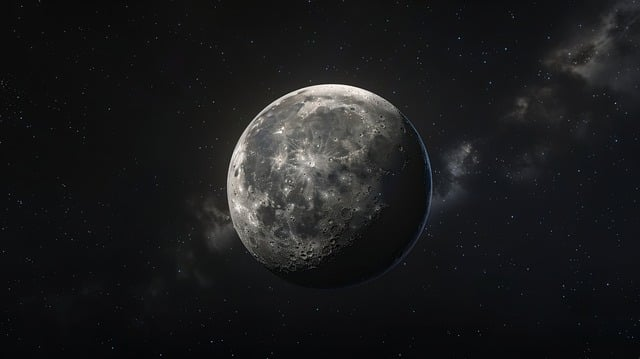
#> input picture AssignmentFiles/test_img.jpg, 640 x 359 px
$ jupyter execute --allow-errors 1210708_file.ipynb   (shell and % lines are left out)
#> lines starting #> are read from the running program, lines starting #| are printed output that depends on the picture
### AssignmentFiles/utils/algorithms.py

import cv2 as cv
import matplotlib.pyplot as plt
import os
import numpy as np
from sklearn.cluster import KMeans
import faiss
import time


def sift(img , test=False):
    """
    SIFT algorithm implementation
    :param img: input image
    :return: keypoints, descriptors
    """

    #if the image is colored, convert it to gray
    if len(img.shape) == 3:
        img = cv.cvtColor(img, cv.COLOR_BGR2GRAY)

    sift = cv.SIFT_create()
    keypoints, descriptors = sift.detectAndCompute(img, None)

    if test:
        image_keypoints = cv.drawKeypoints(img, keypoints, cv.DRAW_MATCHES_FLAGS_DRAW_RICH_KEYPOINTS)
        plt.imshow(image_keypoints)

    return keypoints, descriptors


def orb(img, test=False):

    #if the image is colored, convert it to gray
    if len(img.shape) == 3:
        img = cv.cvtColor(img, cv.COLOR_BGR2GRAY)

    orb = cv.ORB_create()
    keypoints, descriptors = orb.detectAndCompute(img, None)

    if test:
        image_keypoints = cv.drawKeypoints(img, keypoints, cv.DRAW_MATCHES_FLAGS_DRAW_RICH_KEYPOINTS)
        plt.imshow(image_keypoints)

    return keypoints, descriptors


# [186 lines left out: functions extract_features, get_vbow_featureVectors, get_vbow_featureVector, compute_tfidf_weights, cluster_vbow, not called in this run]


### AssignmentFiles/1210708_file.ipynb
# ENCS5343 :Computer Vision
<h4>Assignment 2: <br> Arabic Handwritten Text Identification Using Local Feature Extraction Techniques </h4>

<h4> <b>Mohammed Abed Alkareem - 1210708</b> </h4>

[cell 1]
# install faiss-gpu for faster clustering

[cell 2]
from utils.algorithms import extract_features , sift, orb
import zipfile
import cv2 as cv
import pandas as pd
import os
from sklearn.model_selection import train_test_split
import seaborn as sns
import matplotlib.pyplot as plt

## Test SIFT and ORB on a single Image

[cell 3]
img1 = cv.imread('test_img.jpg', cv.IMREAD_GRAYSCALE)
#> img1: shape (359, 640); min 0, max 255, mean 27.5
img2 = cv.imread('test_img2.jpg', cv.IMREAD_GRAYSCALE)
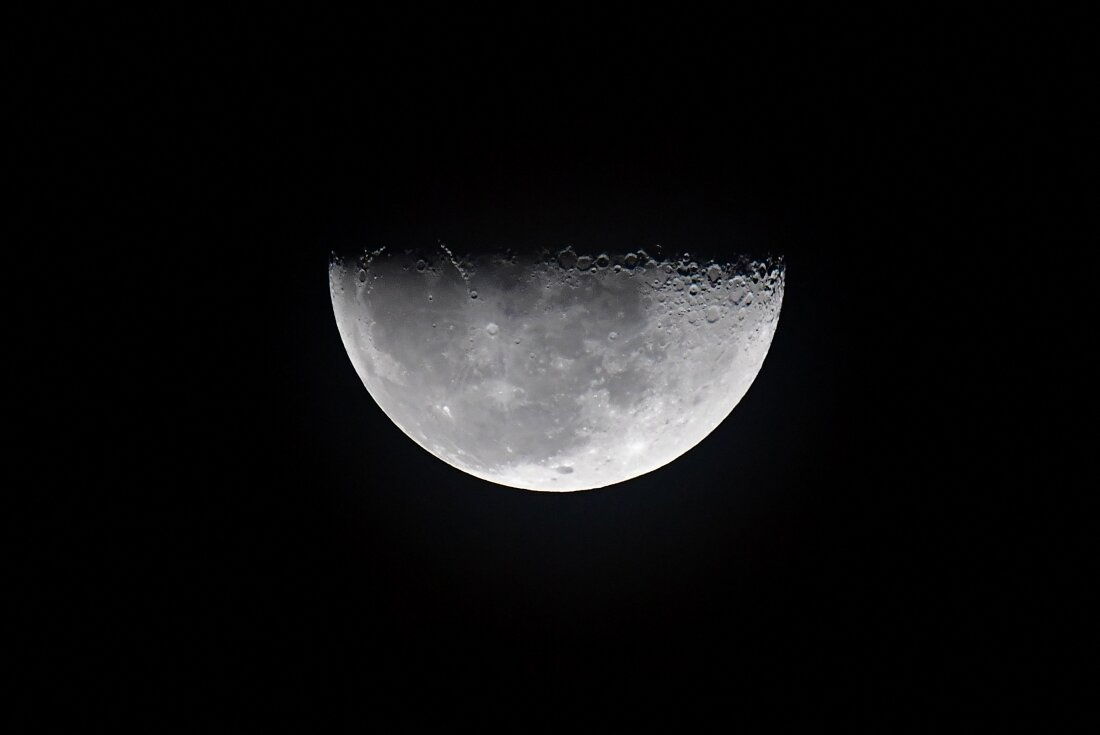
#> input picture AssignmentFiles/test_img2.jpg, 1100 x 735 px
#> img2: shape (735, 1100); min 0, max 255, mean 15.9

### SIFT

[cell 4]
keypoints1, descriptors1 = sift(img1 , test=True)
#> in sift, `keypoints, descriptors = sift.detectAndCompute(img, None)`: keypoints = 200 keypoints; strongest (x, y, size): (238, 155, 11), (277, 102, 4.2), (236, 175, 2.5), (312, 90, 6.9)
#> in sift, `image_keypoints = cv.drawKeypoints(img, keypoints, cv.DRAW_MATCHES_FLA..`:
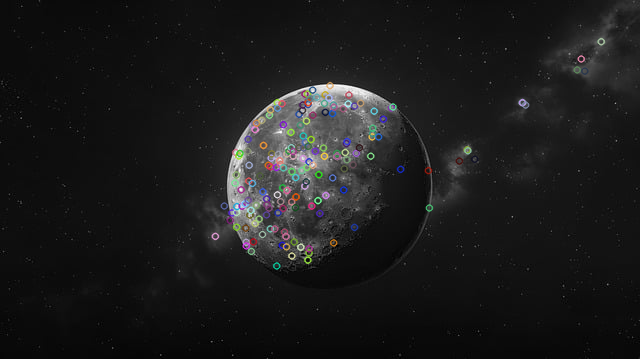
#> image_keypoints: shape (359, 640, 3); mean of channels 0, 1, 2 27.9, 27.9, 27.9; drawn as B, G, R
#> keypoints1 has the same summary as keypoints in sift

[cell 5]
keypoints2, descriptors2 = sift(img2 , test=True)
#> in sift (call 2), `keypoints, descriptors = sift.detectAndCompute(img, None)`: keypoints = 322 keypoints; strongest (x, y, size): (591, 396, 193.8), (763, 265, 2.8), (782, 274, 2.4), (449, 252, 1.9)
#> keypoints2 has the same summary as keypoints in sift

[cell 6]
len(keypoints1)
#> Out = 200

[cell 7]
descriptors1.shape
#> Out = (200, 128)

[cell 8]
# Match descriptors using Brute-Force matcher
bf = cv.BFMatcher()
matches = bf.knnMatch(descriptors1, descriptors2, k=2)
#> matches = 200 matches

# Filter matches using Lowe's ratio test
good_matches = [m for m, n in matches if m.distance < 0.7 * n.distance]
#> good_matches = 4 matches

print(f"Number of good matches: {len(good_matches)}")
#| Number of good matches: 4

# Draw matches
matched_image = cv.drawMatches(
    img1, keypoints1, img2, keypoints2, good_matches, None, flags=cv.DrawMatchesFlags_NOT_DRAW_SINGLE_POINTS
)
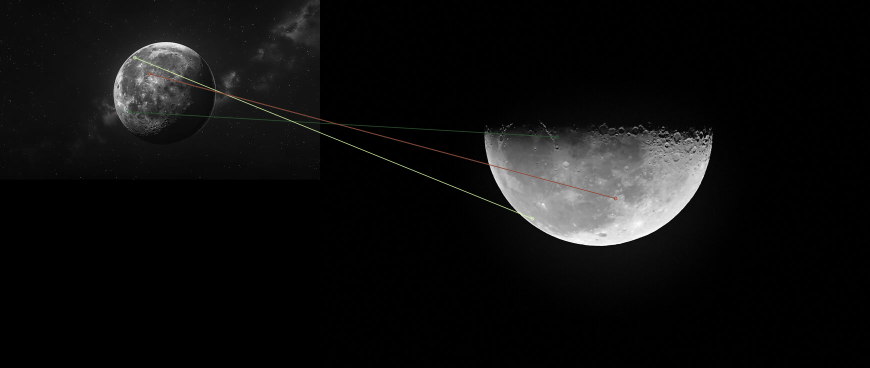
#> matched_image: shape (735, 1740, 3) (shown at 1/2 size); mean of channels 0, 1, 2 15.1, 15.3, 15.3; drawn as B, G, R

# Display the result
plt.figure(figsize=(12, 6))
plt.imshow(cv.cvtColor(matched_image, cv.COLOR_BGR2RGB))
plt.title('Matched Keypoints')
plt.show()

### ORB

[cell 9]
keypoints1, descriptors1 = orb(img1 , test=True)
#> in orb, `keypoints, descriptors = orb.detectAndCompute(img, None)`: keypoints = 500 keypoints; strongest (x, y, size): (303, 255, 31), (235, 175, 31), (239, 170, 31), (312, 165, 31)
#> in orb, `image_keypoints = cv.drawKeypoints(img, keypoints, cv.DRAW_MATCHES_FLA..`:
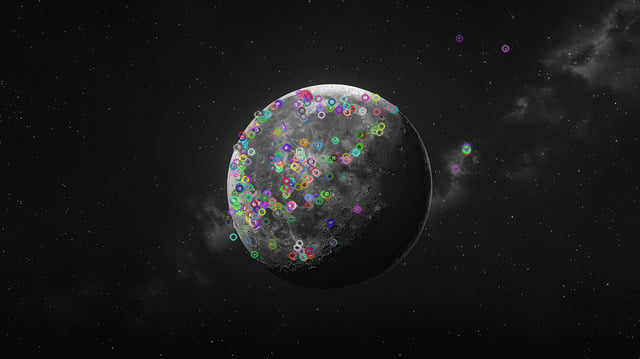
#> image_keypoints: shape (359, 640, 3); mean of channels 0, 1, 2 27.6, 27.7, 27.7; drawn as B, G, R
#> keypoints1 has the same summary as keypoints in orb

[cell 10]
keypoints2, descriptors2 = orb(img2 , test=True)
#> in orb (call 2), `keypoints, descriptors = orb.detectAndCompute(img, None)`: keypoints = 500 keypoints; strongest (x, y, size): (771, 286, 31), (777, 272, 31), (771, 276, 31), (763, 264, 31)
#> keypoints2 has the same summary as keypoints in orb

[cell 11]
len(keypoints1)
#> Out = 500

[cell 12]
descriptors1.shape
#> Out = (500, 32)

[cell 13]
# Match descriptors using Brute-Force matcher
bf = cv.BFMatcher()
matches = bf.knnMatch(descriptors1, descriptors2, k=2)
#> matches = 500 matches

# Filter matches using Lowe's ratio test
good_matches = [m for m, n in matches if m.distance < 0.7 * n.distance]
#> good_matches = 2 matches

print(f"Number of good matches: {len(good_matches)}")
#| Number of good matches: 2

# Draw matches
matched_image = cv.drawMatches(
    img1, keypoints1, img2, keypoints2, good_matches, None, flags=cv.DrawMatchesFlags_NOT_DRAW_SINGLE_POINTS
)

# Display the result
plt.figure(figsize=(12, 6))
plt.imshow(cv.cvtColor(matched_image, cv.COLOR_BGR2RGB))
plt.title('Matched Keypoints')
plt.show()
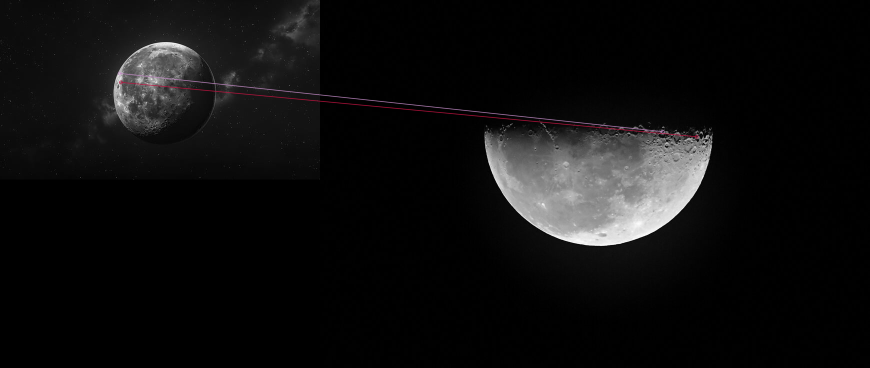
#> shown: shape (735, 1740, 3) (shown at 1/2 size); mean R, G, B 15.4, 15.1, 15.2
